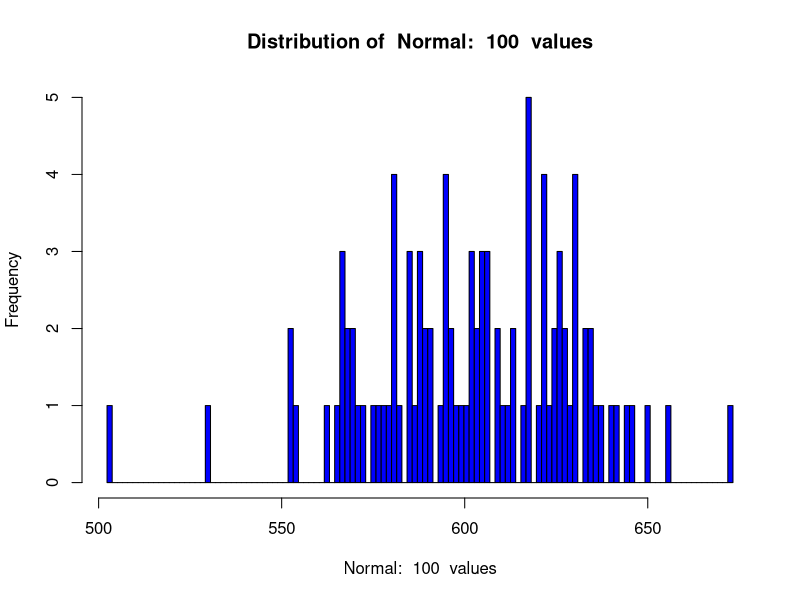
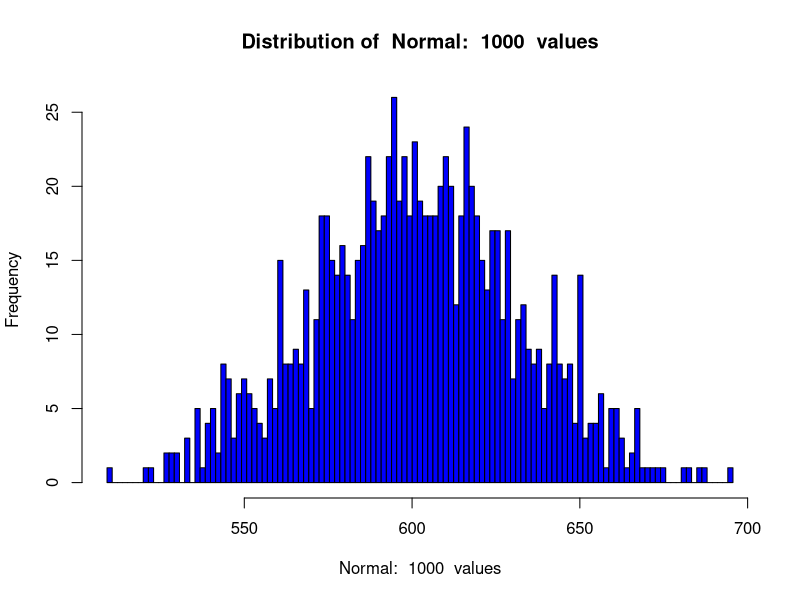
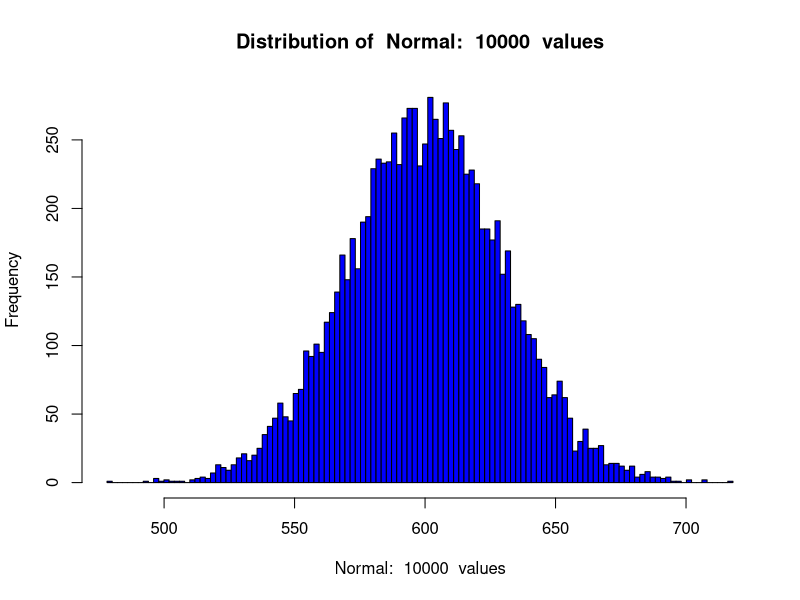
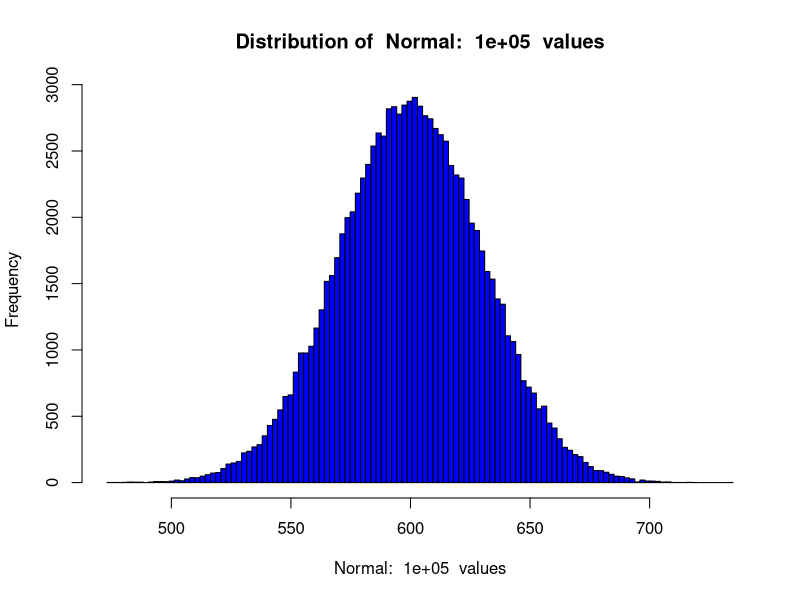
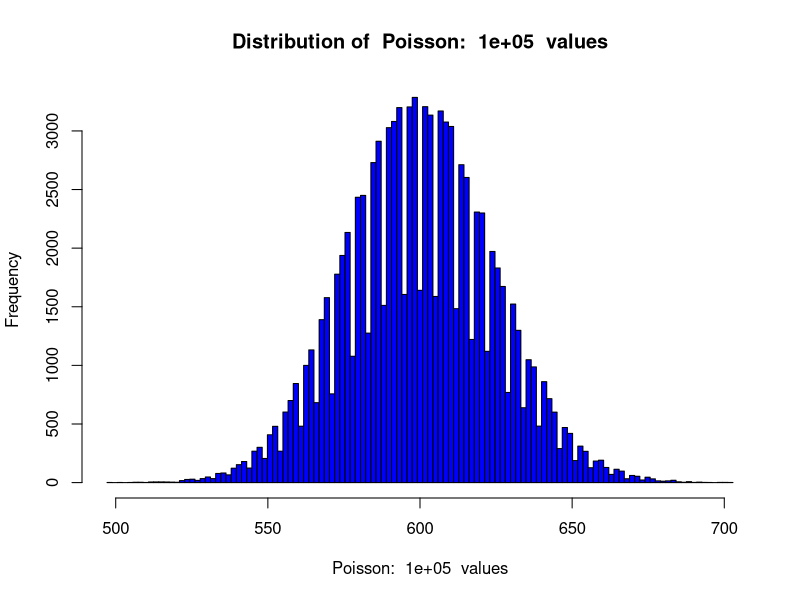
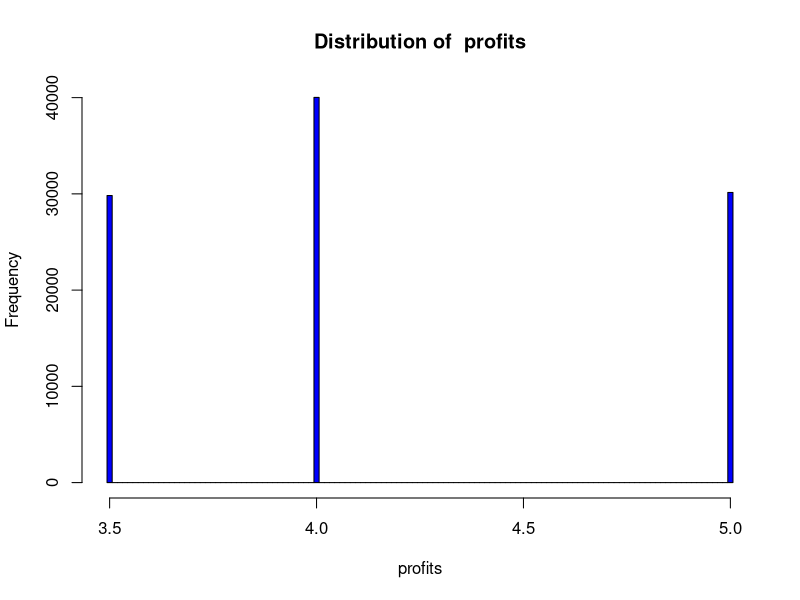
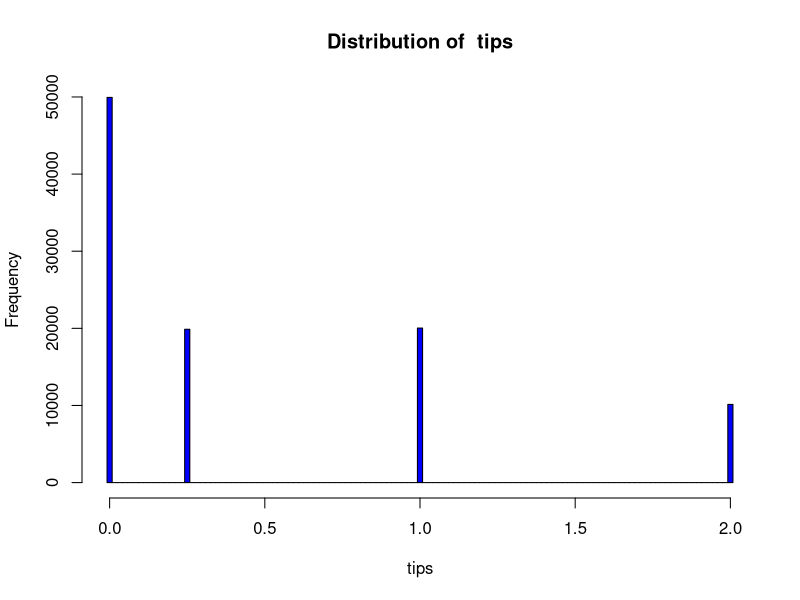
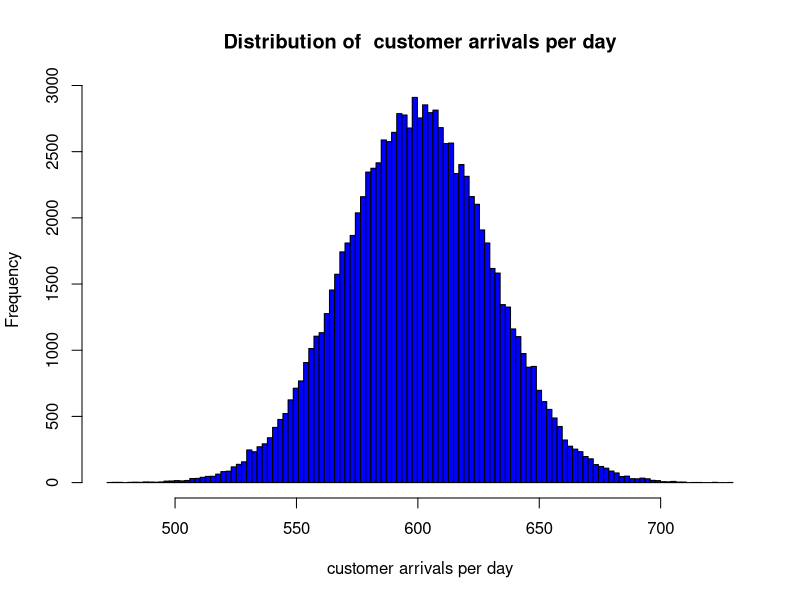

The R script that drew these images, in order:
# https://notebooks.azureml.net/n/s6UZBCNNDvc/notebooks/Simulation%20(R)%20Module%203.ipynb#
comp.ci <- function(vec, quantile = 0.05){
  ## Compute the upper and lower emperical quantiles
  lower <- quantile/2.0
  upper <- 1.0 - lower
  c(quantile(vec, probs = lower, na.rm = TRUE),
    quantile(vec, probs = upper, na.rm = TRUE))
}

dist.summary <- function(dist, name, num.bins = 120){
  ## function to plot and print a summary
  ## of the distribution  
  maxm <- max(dist)
  minm <- min(dist)
  bw <- (maxm - minm)/num.bins
  breaks <- seq(minm - bw/2, maxm + bw/2, by = bw)
  hist(dist, col = 'blue', breaks = breaks, xlab = name,
       main = paste('Distribution of ', name))
  
  std <- round(sd(dist), digits = 2)
  print(paste('Summary of', name, '; with std = ', std))
  print(summary(dist))
} 

sim.normal <- function(num, mean = 600, sd = 30){
  ## Simulate from a Normal distribution
  dist = rnorm(num, mean, sd)
  titl = paste('Normal: ', as.character(num), ' values')
  dist.summary(dist, titl)     
  print('Empirical 95% CIs')
  print(comp.ci(dist))
  NULL
}

nums <- c(100, 1000, 10000, 100000)
lapply(nums, sim.normal)

sim.poisson <- function(num, mean = 600){
  ## Simulate from a Poisson distribution
  dist = rpois(num, mean)
  titl = paste('Poisson: ', as.character(num), ' values')
  dist.summary(dist, titl)    
  print('Empirical 95% CIs')
  print(comp.ci(dist))
  NULL
}

sim.poisson(100000)

profits <- function(num){
  ## Generates the profit from the uniform distribution
  unif <- runif(num)
  ifelse(unif < 0.3, 5,
         ifelse(unif < 0.6, 3.5, 4))
}

prfts <- profits(100000)
dist.summary(prfts, 'profits')

tips <- function(num){
  ## Generates the tips from the uniform distribution
  unif <- runif(num)
  ifelse(unif < 0.5, 0,
         ifelse(unif < 0.7, 0.25, 
                ifelse(unif < 0.9, 1, 2)))
}

tps <- tips(100000)
dist.summary(tps, 'tips')


sim.lemonade <- function(num, mean = 600, sd = 30, pois = FALSE){
  ## Simulate the profits and tips for
  ## a lemonade stand.
  
  ## number of customer arrivals
  if(pois){
    arrivals <- rpois(num, mean)
  } else {
   arrivals <- rnorm(num, mean, sd) 
  }
  dist.summary(arrivals, 'customer arrivals per day')
  
  ## Compute distibution of average profit per arrival
  proft <- profits(num) 
  dist.summary(proft, 'profit per arrival')
  
  ## Total profits are profit per arrival 
  ## times number of arrivals.
  total.profit <- arrivals * proft 
  dist.summary(total.profit, 'total profit per day')
  
  ## Compute distribution of average tips per arrival
  tps <- tips(num) 
  dist.summary(tps, 'tips per arrival')
  
  ## Compute average tips per day
  total.tips <- arrivals * tps
  dist.summary(total.tips, 'total tips per day')
  
  ## Compute total profits plus total tips and normalize.
  total.take <- total.profit + total.tips
  dist.summary(total.take, 'total net per day')
}


sim.lemonade(100000)
print("Simulation for 1200 visitors")
sim.lemonade(100000, 1200, 40)


